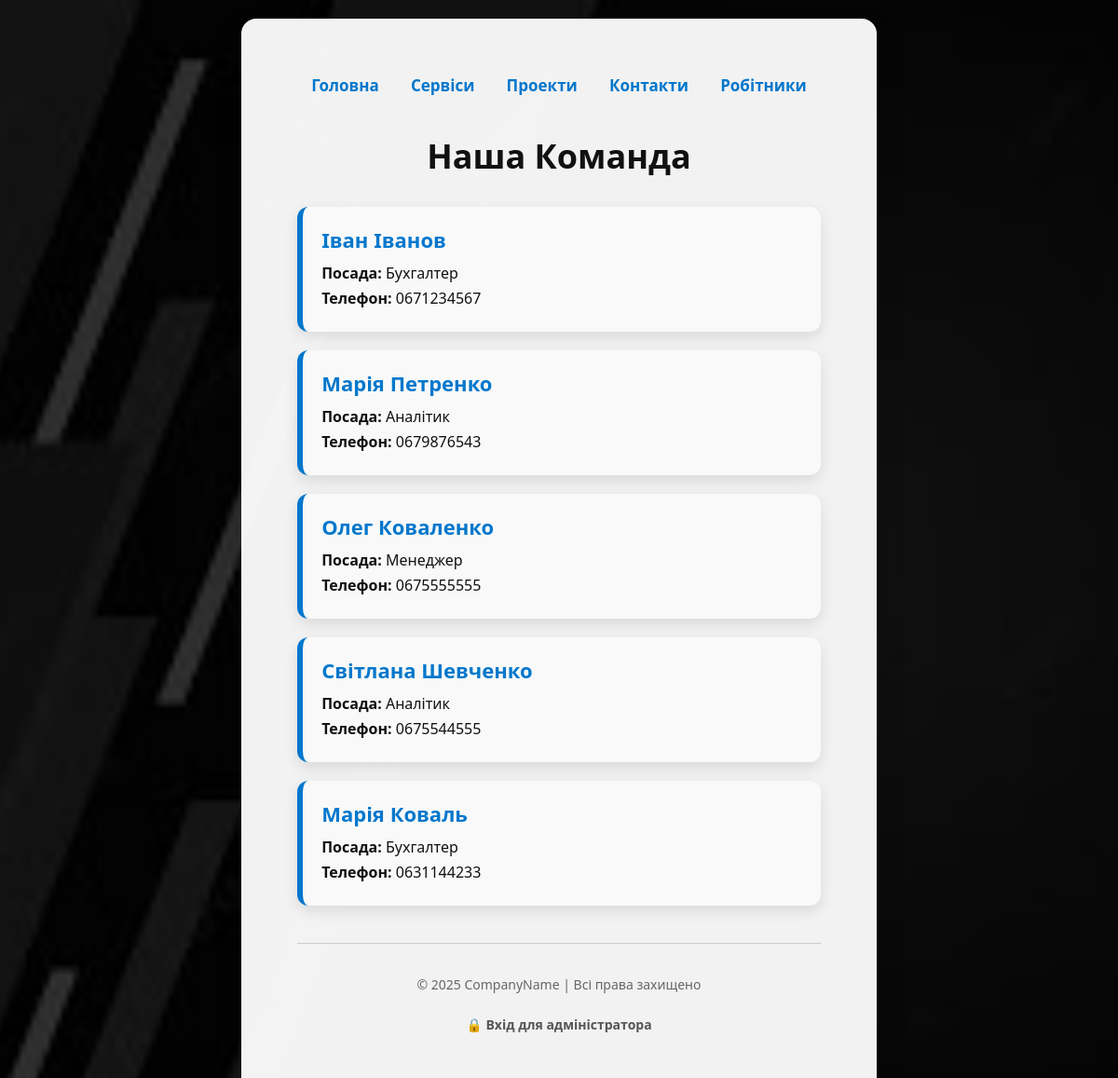
The page /workers/ on the database as committed earlier.
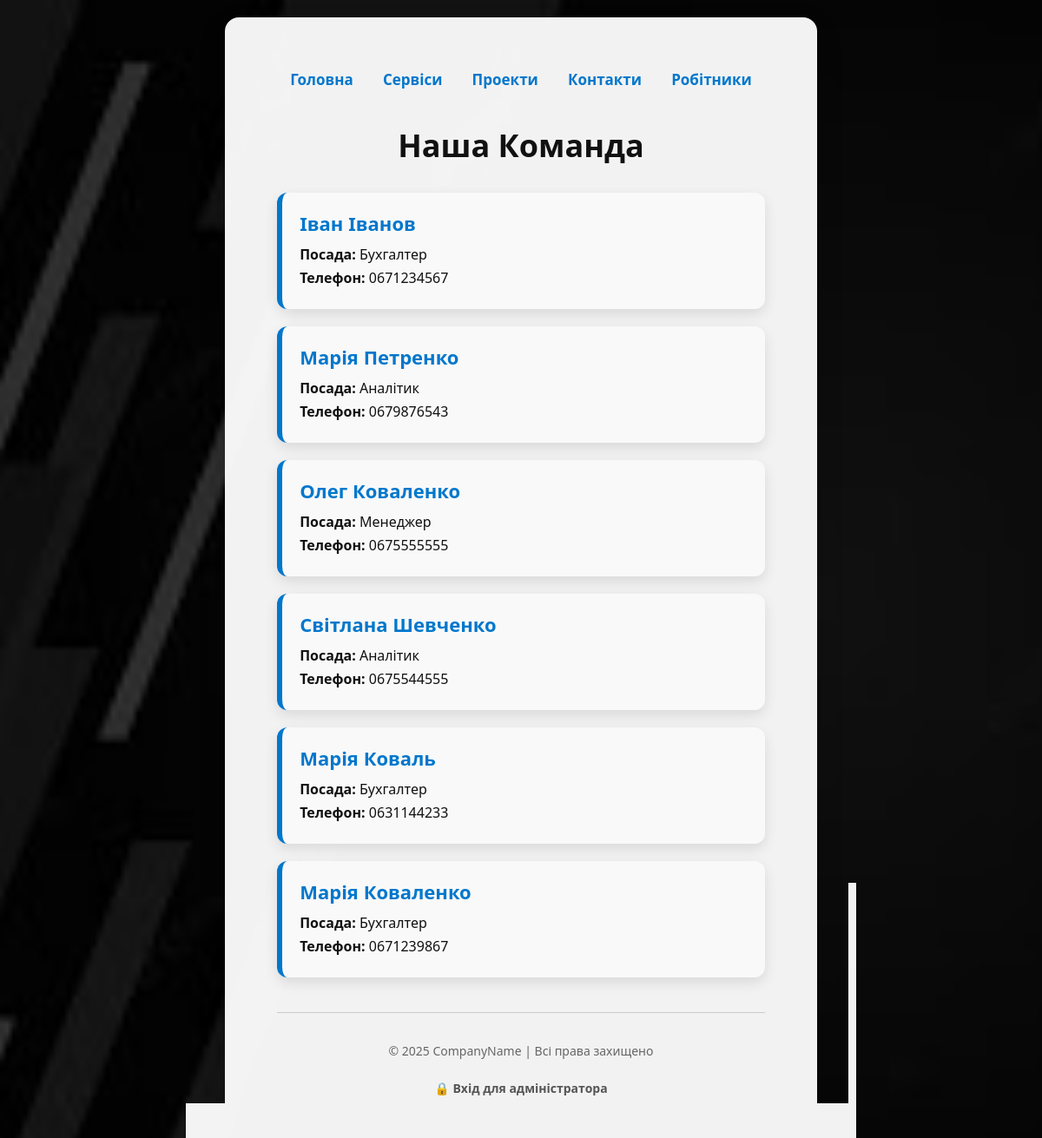
The same page on the database as committed later.
### main/models.py (models this page shows, shortened)
class Worker(models.Model):
    id = models.IntegerField('№', primary_key=True)
    name = models.CharField('Ім’я', max_length=20)
    surname = models.CharField('Прізвище', max_length=20)
    position = models.CharField('Посада', max_length=50)
    salary = models.DecimalField('Зарплата', max_digits=10, decimal_places=2)
    phone = models.CharField('Телефон', max_length=20)
    date_hired = models.DateField('Дата найму')
    is_active = models.BooleanField('Активний', default=False)

### main/views.py (the view)
# urls.py: path('workers/', views.show_workers, name='workers'),
def show_workers(request):
    all_workers = Worker.objects.all()
    return render(request, 'main/workers.html', {'workers': all_workers})

### main/templates/main/workers.html (shortened to what this page needs)
{% extends "layout.html" %}
{% block content %}
<h1>Наша Команда</h1>
<div class="workers-container">
    {% for worker in workers %}
        <div class="worker-card">
            <h2>{{ worker.name }} {{ worker.surname }}</h2>
            <p><strong>Посада:</strong> {{ worker.position }}</p>
            <p><strong>Телефон:</strong> {{ worker.phone }}</p>
        </div>
    {% empty %}
        <p>Немає працівників у базі.</p>
    {% endfor %}
</div>
{% endblock %}

Rows that differ between the two databases and show on the page:
added Worker: name "Марія", surname "Коваленко", position "Бухгалтер", phone "0671239867"
